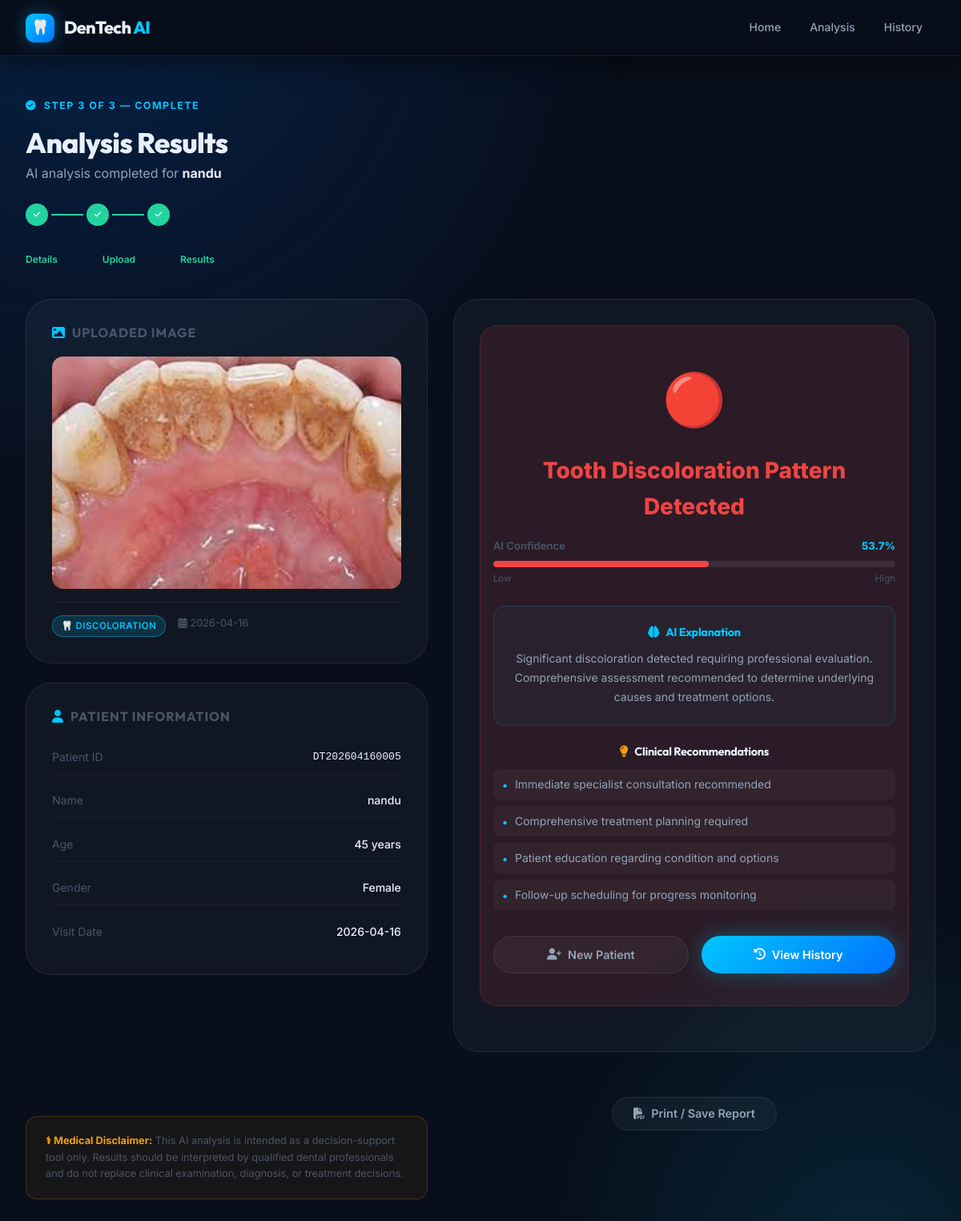
Page /results/DT202604160005 on the committed database.
### tables this page shows
CREATE TABLE patients (
                patient_id TEXT PRIMARY KEY,
                name TEXT NOT NULL,
                age INTEGER NOT NULL,
                gender TEXT NOT NULL,
                visit_date DATE NOT NULL,
                notes TEXT,
                condition_type TEXT,
                prediction_result TEXT,
                confidence_score REAL,
                image_path TEXT,
                created_at TIMESTAMP DEFAULT CURRENT_TIMESTAMP
            );

### app.py (the view)
@app.route('/results/<patient_id>')
def results(patient_id):
    patient = db.get_patient_by_id(patient_id)
    if not patient:
        flash('Patient not found')
        return redirect(url_for('index'))
    return render_template('results.html', patient=patient)

### database.py (called while the page is built)
    def get_connection(self):
        conn = sqlite3.connect(self.db_name, timeout=30)
        conn.execute('PRAGMA busy_timeout = 30000')
        return conn

    def get_patient_by_id(self, patient_id):
        conn = self.get_connection()
        try:
            cursor = conn.cursor()
            cursor.execute('''
                SELECT * FROM patients WHERE patient_id = ?
            ''', (patient_id,))
            return cursor.fetchone()
        finally:
            conn.close()

### templates/results.html (shortened to what this page needs)
<!DOCTYPE html>
<html lang="en">
<head>
  <link rel="stylesheet" href="{{ url_for('static', filename='css/style.css') }}">
  <link href="https://cdnjs.cloudflare.com/ajax/libs/font-awesome/6.5.0/css/all.min.css" rel="stylesheet">
</head>
<body>
  <nav class="site-nav scrolled">
    <div class="nav-inner">
      <a href="{{ url_for('index') }}" class="nav-brand">
        <div class="nav-brand-icon">🦷</div>
        <span class="nav-brand-text">DenTech <span>AI</span></span>
      </a>
      <div class="nav-links">
        <a href="{{ url_for('index') }}"           class="nav-link">Home</a>
        <a href="{{ url_for('patient_details') }}" class="nav-link">Analysis</a>
        <a href="{{ url_for('patient_history') }}" class="nav-link">History</a>
      </div>
    </div>
  </nav>
  <div class="results-page">
    <div class="container">
      <div style="margin-bottom:1.5rem;" class="anim-fade-up anim-delay-1">
        <span class="section-eyebrow">
          <i class="fas fa-check-circle"></i> &nbsp;Step 3 of 3 — Complete
        </span>
        <h1 class="section-title" style="font-size:2.2rem;">Analysis Results</h1>
        <p style="color:var(--text-secondary);margin-top:.35rem;">AI analysis completed for <strong style="color:var(--text-primary);">{{ patient[1] }}</strong></p>
      </div>
      <div class="steps anim-fade-up anim-delay-1" style="margin-bottom:2.5rem;">
        <div class="step-item done"><div class="step-dot"><i class="fas fa-check" style="font-size:.6rem;"></i></div></div>
        <div class="step-connector done"></div>
        <div class="step-item done"><div class="step-dot"><i class="fas fa-check" style="font-size:.6rem;"></i></div></div>
        <div class="step-connector done"></div>
        <div class="step-item done"><div class="step-dot"><i class="fas fa-check" style="font-size:.6rem;"></i></div></div>
      </div>
      <div style="display:flex;gap:3.5rem;margin-bottom:2.5rem;font-size:.75rem;color:var(--success);font-weight:600;margin-top:-.5rem;" class="anim-fade-up anim-delay-1">
        <span>Details</span><span>Upload</span><span>Results</span>
      </div>
      <div class="results-grid">
        <div class="anim-fade-up anim-delay-2">
          <div class="result-panel" style="margin-bottom:1.5rem;">
            <h3 style="font-size:1rem;text-transform:uppercase;letter-spacing:.06em;color:var(--text-muted);margin-bottom:1.25rem;">
              <i class="fas fa-image" style="color:var(--accent);margin-right:.5rem;"></i>Uploaded Image
            </h3>
            <img class="result-image"
                 src="{{ url_for('static', filename='../uploads/' + patient[9]) }}"
                 alt="Uploaded dental image">
            <div style="display:flex;gap:1rem;flex-wrap:wrap;margin-top:1rem;padding-top:1rem;border-top:1px solid var(--border);">
              <span class="badge badge-accent">
                {% if patient[6] == 'hypodontia' %}🦴 Hypodontia{% else %}🦷 Discoloration{% endif %}
              </span>
              <span style="font-size:.8rem;color:var(--text-muted);">
                <i class="fas fa-calendar-alt"></i>
                {{ patient[10].split()[0] if patient[10] else 'N/A' }}
              </span>
            </div>
          </div>
          <div class="result-panel">
            <h3 style="font-size:1rem;text-transform:uppercase;letter-spacing:.06em;color:var(--text-muted);margin-bottom:1.25rem;">
              <i class="fas fa-user" style="color:var(--accent);margin-right:.5rem;"></i>Patient Information
            </h3>
            <div class="result-info-grid">
              <div class="result-info-row">
                <span class="result-info-key">Patient ID</span>
                <span class="result-info-val" style="font-family:monospace;font-size:.82rem;">{{ patient[0] }}</span>
              </div>
              <div class="result-info-row">
                <span class="result-info-key">Name</span>
                <span class="result-info-val">{{ patient[1] }}</span>
              </div>
              <div class="result-info-row">
                <span class="result-info-key">Age</span>
                <span class="result-info-val">{{ patient[2] }} years</span>
              </div>
              <div class="result-info-row">
                <span class="result-info-key">Gender</span>
                <span class="result-info-val">{{ patient[3] }}</span>
              </div>
              <div class="result-info-row">
                <span class="result-info-key">Visit Date</span>
                <span class="result-info-val">{{ patient[4] }}</span>
              </div>
            </div>
          </div>
        </div>
        <div class="anim-fade-up anim-delay-3">
          <div class="result-panel">
            <div class="result-status
              {% if 'No' in patient[7] or 'Normal' in patient[7] %}
                " style="background:var(--success-bg);border:1px solid rgba(34,211,160,.2);">
              <span class="result-emoji">✅</span>
              <div class="result-label" style="color:var(--success);">{{ patient[7] }}</div>
            {% elif 'Mild' in patient[7] %}
                " style="background:var(--warning-bg);border:1px solid rgba(245,158,11,.2);">
              <span class="result-emoji">⚠️</span>
              <div class="result-label" style="color:var(--warning);">{{ patient[7] }}</div>
            {% elif 'Moderate' in patient[7] %}
                " style="background:rgba(251,146,60,.08);border:1px solid rgba(251,146,60,.2);">
              <span class="result-emoji">🔶</span>
              <div class="result-label" style="color:#fb923c;">{{ patient[7] }}</div>
            {% else %}
                " style="background:var(--danger-bg);border:1px solid rgba(239,68,68,.2);">
              <span class="result-emoji">🔴</span>
              <div class="result-label" style="color:var(--danger);">{{ patient[7] }}</div>
            {% endif %}
            <div style="margin-top:1rem;">
              <div style="display:flex;justify-content:space-between;margin-bottom:.5rem;font-size:.82rem;">
                <span style="color:var(--text-muted);font-weight:600;">AI Confidence</span>
                <span style="font-weight:800;color:var(--accent);">{{ "%.1f"|format(patient[8]) }}%</span>
              </div>
              <div class="confidence-bar">
                <div class="confidence-fill" id="confFill" data-val="{{ patient[8] }}"></div>
              </div>
              <div style="display:flex;justify-content:space-between;font-size:.72rem;color:var(--text-muted);margin-top:.35rem;">
                <span>Low</span><span>High</span>
              </div>
            </div>
            <div class="ai-expl-box">
              <h4><i class="fas fa-brain" style="margin-right:.5rem;"></i>AI Explanation</h4>
              <p>
                {% if patient[6] == 'hypodontia' %}
                  {% if 'No' in patient[7] %}Normal tooth development pattern observed. All expected tooth structures are present in the X-ray image. No signs of missing or underdeveloped teeth detected.
                  {% elif 'Mild' in patient[7] %}Missing 1–2 teeth detected through X-ray analysis. This is a common developmental variation that may require orthodontic consultation for optimal treatment planning.
                  {% elif 'Moderate' in patient[7] %}Missing 3–5 teeth identified in the dental X-ray. Comprehensive treatment planning recommended with prosthodontic evaluation for potential replacement options.
                  {% else %}Significant tooth absence detected. A multidisciplinary approach is recommended involving orthodontics, prosthodontics, and possible implant consultation.
                  {% endif %}
                {% else %}
                  {% if 'No' in patient[7] %}Normal tooth coloration within healthy parameters detected. No significant discoloration requiring immediate intervention observed.
                  {% elif 'Mild' in patient[7] %}Surface-level discoloration detected through image analysis. Professional cleaning and whitening procedures may provide aesthetic improvement.
                  {% elif 'Moderate' in patient[7] %}Noticeable discoloration patterns identified. Consider professional whitening treatment or cosmetic consultation to address aesthetic concerns.
                  {% else %}Significant discoloration detected requiring professional evaluation. Comprehensive assessment recommended to determine underlying causes and treatment options.
                  {% endif %}
                {% endif %}
              </p>
            </div>
            <div>
              <h4 style="font-size:.9rem;color:var(--text-primary);margin-bottom:.75rem;">
                <i class="fas fa-lightbulb" style="color:var(--warning);margin-right:.5rem;"></i>Clinical Recommendations
              </h4>
              <ul class="reco-list">
                {% if 'No' in patient[7] or 'Normal' in patient[7] %}
                  <li>Continue regular dental check-ups and maintenance</li>
                  <li>Follow standard preventive care protocols</li>
                  <li>Monitor for any changes during routine visits</li>
                {% elif 'Mild' in patient[7] %}
                  <li>Schedule consultation with appropriate specialist</li>
                  <li>Consider treatment options and patient preferences</li>
                  <li>Document findings for future reference</li>
                {% else %}
                  <li>Immediate specialist consultation recommended</li>
                  <li>Comprehensive treatment planning required</li>
                  <li>Patient education regarding condition and options</li>
                  <li>Follow-up scheduling for progress monitoring</li>
                {% endif %}
              </ul>
            </div>
            <div class="result-actions">
              <a href="{{ url_for('patient_details') }}" class="btn btn-secondary">
                <i class="fas fa-user-plus"></i> New Patient
              </a>
              <a href="{{ url_for('patient_history') }}" class="btn btn-primary">
                <i class="fas fa-history"></i> View History
              </a>
            </div>
          </div>
        </div>
      </div>
      <div class="disclaimer-box anim-fade-up">
        <strong style="color:var(--warning);">⚕ Medical Disclaimer:</strong>
        This AI analysis is intended as a decision-support tool only. Results should be interpreted by qualified dental professionals
        and do not replace clinical examination, diagnosis, or treatment decisions.
      </div>
      <div style="text-align:center;margin-top:1.5rem;" class="anim-fade-up">
        <button class="btn btn-secondary" onclick="window.print()">
          <i class="fas fa-file-pdf"></i> Print / Save Report
        </button>
      </div>
    </div>
  </div>
</body>
</html>

### rows in the picture
patients: name "nandu", image_path (picture), created_at "2026-04-16", patient_id "DT202604160005", age "45", gender "Female", visit_date "2026-04-16", prediction_result "Tooth Discoloration Pattern Detected", confidence_score "53.7"
